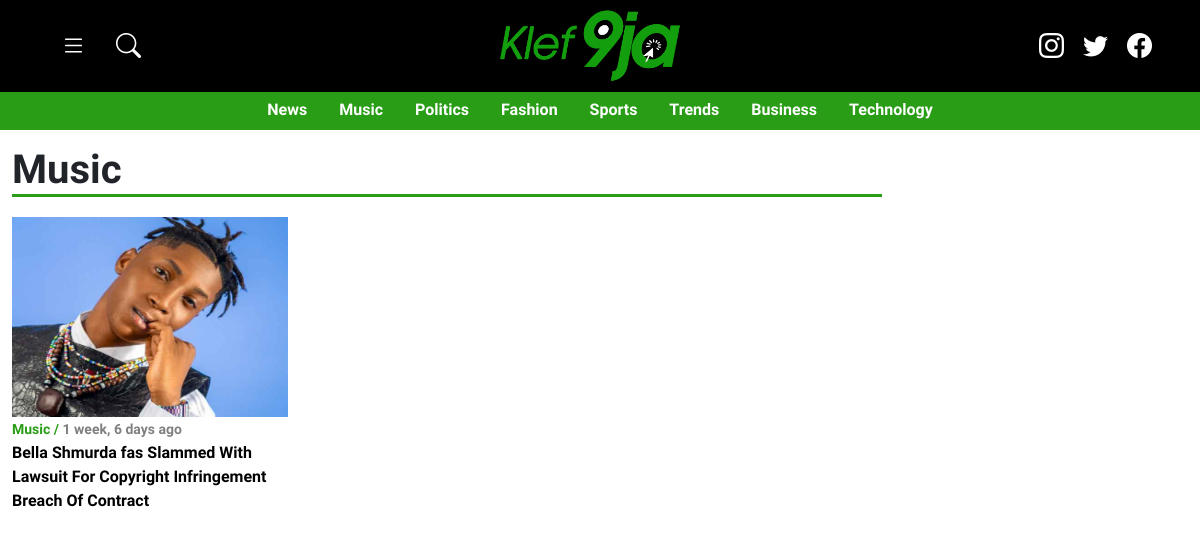
Page /allpost/2/music on the committed database.
### posts/models.py (models this page shows, shortened)
class Category(models.Model):
    STATUS=(
        ('True', 'True'),
        ('False', 'False'),
    )
    title = models.CharField(max_length=200)
    status= models.CharField(max_length=100, choices=STATUS)
    slug = models.SlugField(null=False, unique=True)
    created_at =models.DateTimeField(auto_now_add=True)
    def __str__(self):
        return self.title

class Post(models.Model):
    STATUS=(
        ('True', 'True'),
        ('False', 'False'),
    )
    category=models.ForeignKey(Category, on_delete=models.CASCADE)
    posted_by=models.ManyToManyField('Moderator')
    title1=models.CharField(max_length=100)
    title2= RichTextUploadingField()
    body = RichTextUploadingField()
    created_at= models.DateTimeField(auto_now_add=True)
    image= models.ImageField(blank=True, upload_to= 'images/')
    status= models.CharField(max_length=200, choices=STATUS)
    slug=models.SlugField(null=True, unique=True)
    Music =models.FileField(blank=True)
    video= models.FileField(blank=True)
    youtube= models.CharField(max_length=2000, blank=True, default='')
    trending_songs=models.BooleanField(blank=True)
    slide1=models.BooleanField(blank=True)
    slide2=models.BooleanField(blank=True)
    slide3=models.BooleanField(blank=True)
    frontpage=models.BooleanField(blank=True)
    tags = TaggableManager()
    def image_tag(self):
        return mark_safe('<img src="{}" height="50"/>'.format(self.image.url))
    image_tag.short_description = 'image'

### home/views.py (the view)
# urls.py: path('allpost/<str:id>/<slug:slug>', views.catposti, name='catposti'),
def catposti(request,id,slug):
    category=Category.objects.filter()
    postsss=Post.objects.filter(category_id=id)[:1]
    posts=Post.objects.order_by('-created_at').filter(category_id=id)
    custom_range, posts = PaginatePosts(request, posts, 16)
    context={
        'category':category,
        'postsss': postsss,
        'posts':posts,
        'custom_range': custom_range,
    }
    return render(request, 'category.html', context)

### home/utils.py (called while the page is built)
def PaginatePosts(request, posts, results):
    page=request.GET.get('page')
    paginator=Paginator(posts,results)
    try:
        posts=paginator.page(page)
    except PageNotAnInteger:
        page=1
        posts=paginator.page(page)
    except EmptyPage:
        page=paginator.num_pages
        posts=paginator.page(page)
    leftIndex= (int(page) - 1)
    if leftIndex < 1:
        leftIndex=1
    rightIndex= (int(page) + 2)
    if rightIndex > paginator.num_pages:
        rightIndex = paginator.num_pages + 1
    custom_range= range(leftIndex,rightIndex)
    return custom_range, posts

### home/templates/category.html (shortened to what this page needs)
{% extends "base.html" %}
{% load static %}
{% load humanize %}
{% block header %}{% include 'header.html' %}{% endblock header %}
{% block navigation %}{% include 'navigation.html' %}{% endblock navigation %}
    {% block content %}
        <div class="row">
            {% if postsss %}
               {% for items in postsss  %}
                <p class="lead display-6 mt-3 fw-bold catpost searchy">{{items.category}}</p>
               {% endfor %}
            {% endif %}
            <div class="col-lg-12">
                <div class="row mt-1 p-0">
                    <div class="col-lg-12">
                        <div class="row">
                            {% if posts %}
                                {% for items in posts  %}
                                    <div class="col-lg-3 mb-3">
                                        <div class="newsnews">
                                            <img src="{{items.image.url}}" alt="{{items.title1}}" class="imgfluid">
                                            <div>
                                                <small>{{items.category}} / <span class="time">{{items.created_at|naturaltime}}</span></small> <br>
                                                <span class="fw-bold">
                                                    <a href="{% url 'postdetails' items.id items.slug %}">
                                                        {{items.title1 | slice:"90"}}
                                                    </a>
                                                </span>
                                            </div>
                                        </div>
                                    </div>
                                {% endfor %}
                            {% endif %}
                        </div>
                    </div>
                </div>
            </div>
        </div>
    {% endblock content %}

### home/templates/navigation.html (shortened to what this page needs)
{% load static %}
<div class="container-fluid bg-success navigation " id="top">
    <ul class="nav mynav justify-content-center frs">
        {% if category %}
            {% for items in category  %}
            <li class="nav-item">
                <a href="{% url 'catposti' items.id items.slug %}" class="nav-link active" aria-current="page">{{items.title}}</a>
            </li>
            {% endfor %}
        {% endif %}
    </ul>
</div>

### home/static/css/main.css (style rules this page uses)
* { padding: 0; margin: 0; box-sizing: border-box; cursor: pointer; }
body { font-family: 'PT Sans', sans-serif; }
.bg-success { margin-top: 90px; background-color: #299D16 !important; }
.mynav a { color: white !important ; font-weight: bold !important; }
small { color: #299D16; font-weight: bold; }
.time { color:gray; }
.newsnews a { color: black; font-weight: bold; text-decoration: none; }
.newsnews img { height: 200px; width: 100%; }
.catpost { display: grid; }
.catpost::after { content: ''; height: 3px; width: 74%; background-color: #299D16; }

### rows in the picture
Category: title "News"
Category: title "Music"
Category: title "Politics"
Category: title "Fashion"
Category: title "Sports"
Category: title "Trends"
Category: title "Business"
Category: title "Technology"
Post: category "Music", image (picture), created_at "1 week, 6 days ago", title1 "Bella Shmurda fas Slammed With Lawsuit For Copyright Infringement Breach Of Contract"
